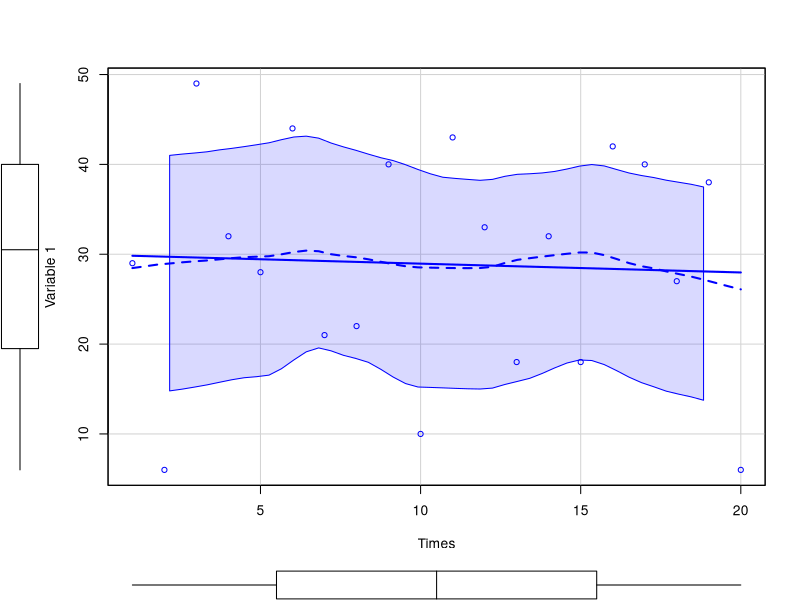
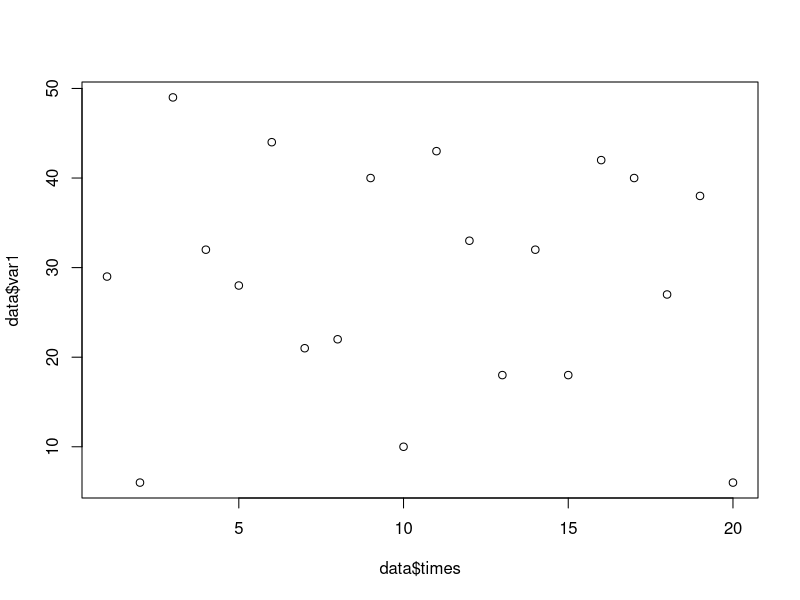
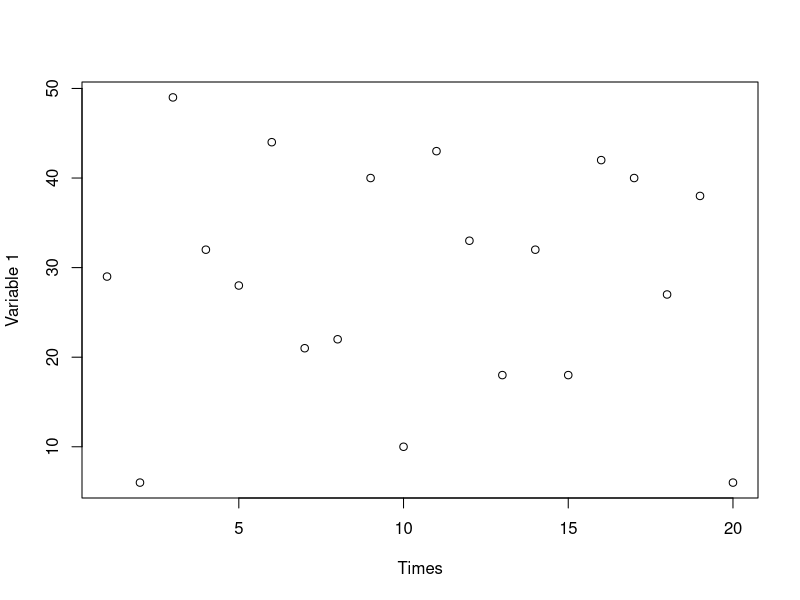
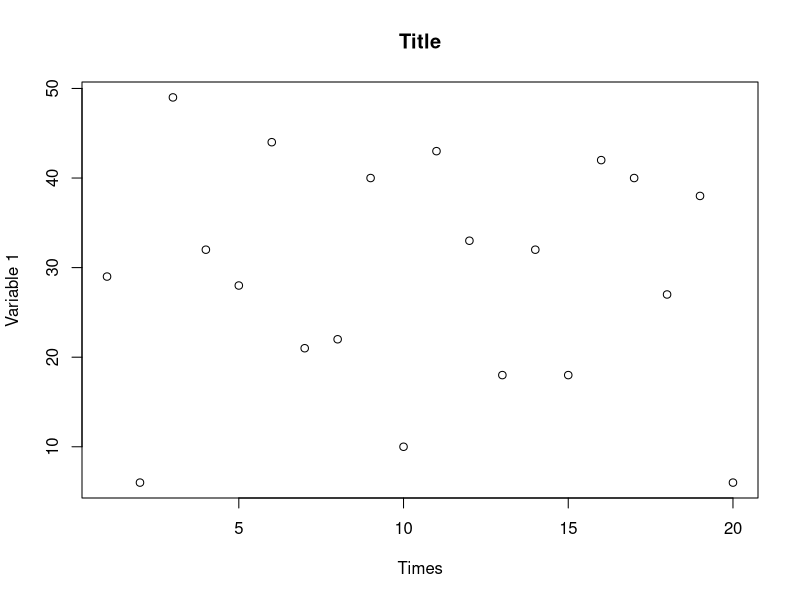
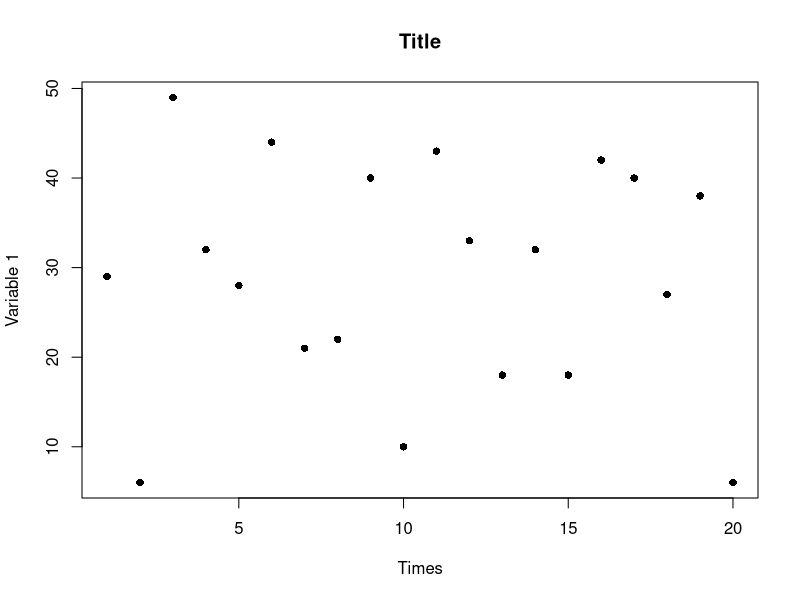
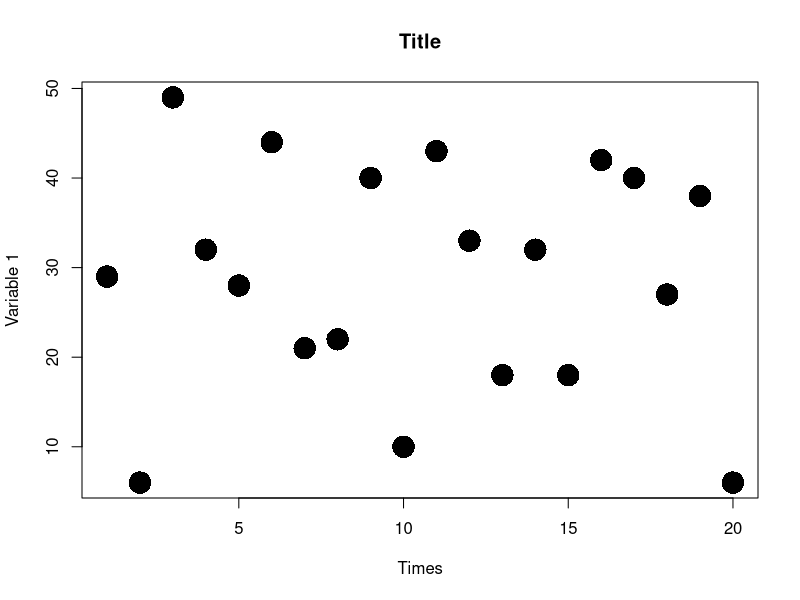
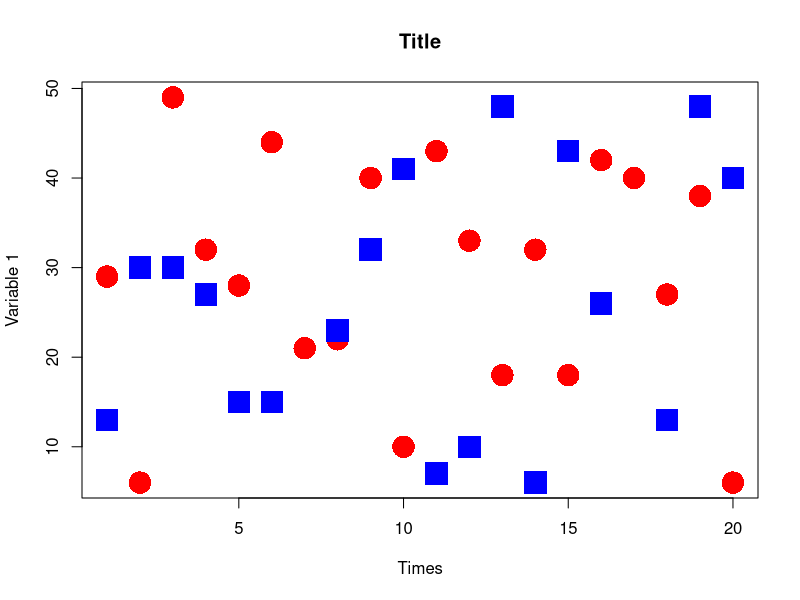
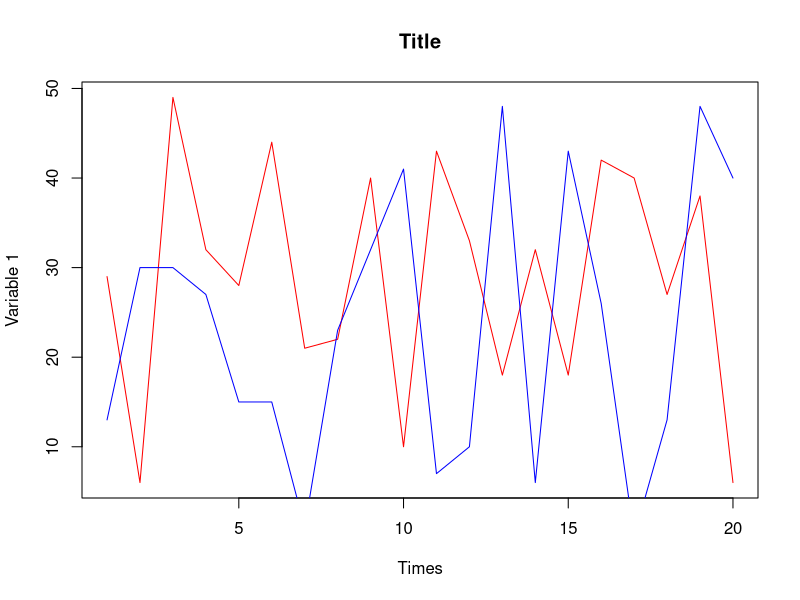

The R script that drew these images, in order: (Note: this script raises an error after producing the figures.)
 #Librerias necesarias para realizar todo el ejercicio. Si no están disponibles hay que instalarlas
#empleando el commando >>> install.package("nombre_de_librería_faltante", dependecies=TRUE)
library(gdata)

#Importar los datos desde el archivo de texto a R
data <-read.table("L02_data.txt", sep=",",header=TRUE )

print(data) #Para visualizar los datos importados
str(data) #para ver un ejemplo del archivo cargado
summary(data) #muestra estadisticas de los datos cargados

# GRAFICOS CON R
##El primero es mediante la funcion scatterplot de la libreria CAR
library(car)
scatterplot(var1~times, reg.line=lm, smooth=TRUE, spread=TRUE, boxplots='xy', span=0.5, xlab="Times", ylab="Variable 1", data=data)

##Graficos simples
plot(data$times,data$var1)

##Modificando graficos simples
plot(data$times,data$var1,xlab="Times",ylab="Variable 1")       #Agregar rotulos de ejes
plot(data$times,data$var1,xlab="Times",ylab="Variable 1",main="Title")	#gregar un titulo al grafico
plot(data$times,data$var1,xlab="Times",ylab="Variable 1",main="Title",pch=16)   #cambiar el simbolo usado
                                                                                #http://voteview.com/symbols_pch.htm
                                                                                #En esa dirección se puede encontrar 
                                                                                #todos los posibles simbolos que pueden
                                                                                #ser usados con la opcion pch
plot(data$times,data$var1,xlab="Times",ylab="Variable 1",main="Title",pch=16,cex=3)	#cambia el tamanio del simbolo
plot(data$times,data$var1,xlab="Times",ylab="Variable 1",main="Title",pch=16,cex=3,col="red")	#cambia el color del simbolo
points(data$times,data$var2,pch=15,cex=3,col="blue")	#Agrega una segunda serie de puntos al grafico actual
plot(data$times,data$var1,xlab="Times",ylab="Variable 1",main="Title",col="red",type="l") #cambiar a lineas en vez de puntos
lines(data$times,data$var2,col="blue")


#multiples graficos
par(mfrow=c(2,1))    #2 filas y 1 columna
plot(data$times,data$var1,xlab="Times",ylab="Variable 1",main="Title",pch=16,cex=3,col="red")
points(data$times,data$var2,pch=15,cex=3,col="blue")

plot(data$times,data$var1,xlab="Times",ylab="Variable 1",main="Title",col="red",type="l")
lines(data$times,data$var2,col="blue")

#Agregar una leyenda
plot(data$times,data$var1,xlab="Times",ylab="Variable 1",main="Title",pch=16,cex=1,col="red")
points(data$times,data$var2,pch=15,cex=2,col="blue")

legVals<-c("variable 1", "variable 2")
legend(1,41,legend=legVals,pch=c(16,15),pt.cex=2,col=c("red","blue"))

#Funcion <<locator>> para ubicar objetos en cualquier parte del area de grafico
plot(data$times,data$var1,xlab="Times",ylab="Variable 1",main="Title",pch=16,cex=1,col="red")
points(data$times,data$var2,pch=15,cex=2,col="blue")

legVals<-c("variable 1", "variable 2")
legend(locator(1),legend=legVals,pch=c(16,15),pt.cex=2,col=c("red","blue"))

text(locator(1),"control", col="red")
